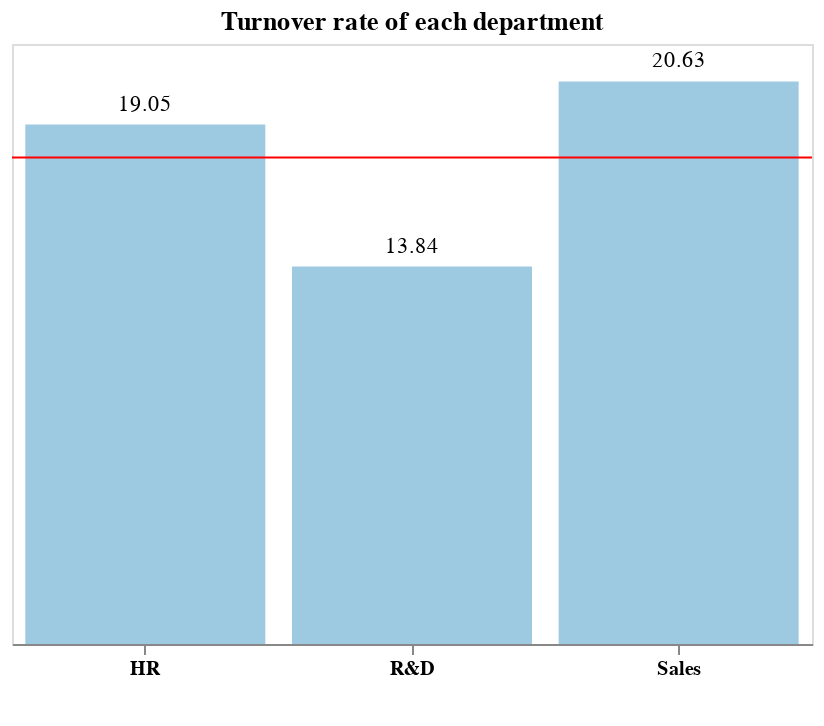

Write notebook code for a chart like this one.
### Code cell
# plot
bars = alt.Chart(df2).mark_bar(color='#9ECAE1').encode(
    x = alt.X('Department:N', axis=alt.Axis(labelAngle=0, titleFontSize=15, labelFontWeight='bold',title=" ")),
    y = alt.Y('attri_percent:Q', axis= None)
).properties(
    width = 400,
    height = 300
).properties(
    title='Turnover rate of each department'
)

text = bars.mark_text(
    dy=-10
).encode(
    text='attri_percent_2:Q'
)

rule = alt.Chart(df2).mark_rule(color='red').encode(
    y='mean(attri_percent):Q'
)

(bars + text + rule).properties(height=900)

### Figure 1 — Vega-Lite specification as saved in the notebook (floating-point values rounded to 4 significant figures)
{"config": {"view": {"continuousWidth": 400, "continuousHeight": 300}}, "layer": [{"mark": {"type": "bar", "color": "#9ECAE1"}, "encoding": {"x": {"type": "nominal", "axis": {"labelAngle": 0, "labelFontWeight": "bold", "title": " ", "titleFontSize": 15}, "field": "Department"}, "y": {"type": "quantitative", "axis": null, "field": "attri_percent"}}, "height": 300, "title": "Turnover rate of each department", "width": 400}, {"mark": {"type": "text", "dy": -10}, "encoding": {"text": {"type": "quantitative", "field": "attri_percent_2"}, "x": {"type": "nominal", "axis": {"labelAngle": 0, "labelFontWeight": "bold", "title": " ", "titleFontSize": 15}, "field": "Department"}, "y": {"type": "quantitative", "axis": null, "field": "attri_percent"}}, "height": 300, "title": "Turnover rate of each department", "width": 400}, {"mark": {"type": "rule", "color": "red"}, "encoding": {"y": {"type": "quantitative", "aggregate": "mean", "field": "attri_percent"}}}], "data": {"name": "data-db5831d1c638ee367df4a4f0e76bc4e8"}, "height": 900, "$schema": "https://vega.github.io/schema/vega-lite/v4.8.1.json", "datasets": {"data-db5831d1c638ee367df4a4f0e76bc4e8": [{"OverTime": 12, "Department": "HR", "JobSatisfaction": 63, "attri_percent": 0.1905, "attri_percent_2": 19.05}, {"OverTime": 133, "Department": "R&D", "JobSatisfaction": 961, "attri_percent": 0.1384, "attri_percent_2": 13.84}, {"OverTime": 92, "Department": "Sales", "JobSatisfaction": 446, "attri_percent": 0.2063, "attri_percent_2": 20.63}]}}
